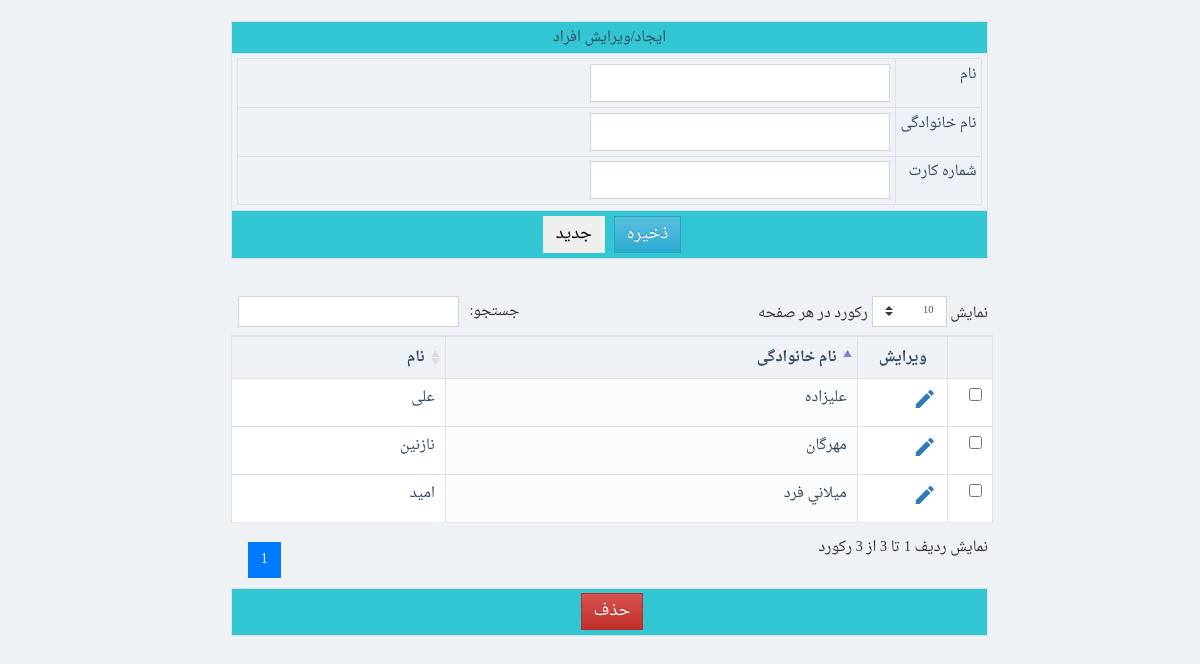
Before: /www/sadaf/Managepersons.php (signed in) with the older database file.
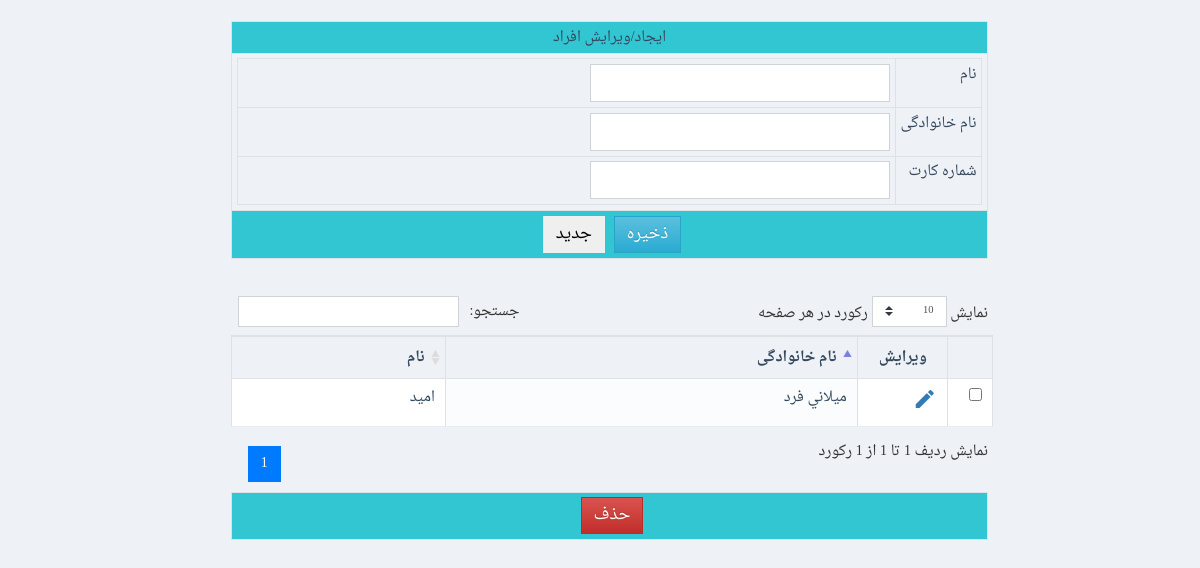
After: the same page with the newer database file.
### tables this page shows
CREATE TABLE `persons` (
  `PersonID` int(11) NOT NULL AUTO_INCREMENT,
  `pfname` varchar(45) DEFAULT NULL,
  `plname` varchar(45) DEFAULT NULL,
  `CardNumber` varchar(45) DEFAULT NULL,
  PRIMARY KEY (`PersonID`)
);

### www/shares/pdodb.class.php (called while the page is built, shortened)
<?php
class pdodb {
  private $dsn;
  private $pdo;
  private $statement;
  static  $pdoinstance = false;
  private function __construct($_host = "", $_user = "", $_pass = "", $_default_db = "",$_driver="",$debug=self::DEBUG_MODE) {
    $this->dsn = "mysql:dbname=$_default_db;host=$_host";
  }
  public static function getInstance($_host = "", $_user = "", $_pass = "", $_default_db = "",$_driver="") {
    if ("" == $_driver)      $_driver = sys_config::$db_server['driver'];
    if ("" == $_host)        $_host = sys_config::$db_server['host'];
    if ("" == $_user)        $_user = sys_config::$db_server['user'];
    if ("" == $_pass)        $_pass = sys_config::$db_server['pass'];
    if ("" == $_default_db)  $_default_db = sys_config::$db_server['database'];
    if (!@pdodb::$pdoinstance[$_host.$_user.$_default_db]) {
      pdodb::$pdoinstance[$_host.$_user.$_default_db] = new pdodb($_host,$_user,$_pass,$_default_db,$_driver);
    }
    return pdodb::$pdoinstance[$_host.$_user.$_default_db];
  }
  private function connect($_driver = "", $_host = "", $_user = "", $_pass = "", $_default_db = "",$debug=self::DEBUG_MODE) {
    try{
      $this->pdo = new pdo($this->dsn , $_user , $_pass, array(PDO::MYSQL_ATTR_INIT_COMMAND =>  "SET NAMES utf8") );
      return $this->pdo;
    }
    catch (PDOException $e) {
      print (self::PDO_CONNECTION_ERROR);
      print ($e->getMessage());
      if ($debug) $this->backtrace();
      exit();
    }
  }
  function Prepare($sqlstr,$debug=self::DEBUG_MODE) {
    $this->statement = $this->pdo->prepare($sqlstr);
   	$error_info = $this->pdo->errorInfo();
    return $this->statement;
  }
  function ExecuteStatement($parameter_array,$fetch_mode=PDO::FETCH_ASSOC,$debug=self::DEBUG_MODE) {
    $this->statement->setFetchMode($fetch_mode);
    $this->statement->execute($parameter_array);
    $error_info = $this->statement->errorInfo();
    return $this->statement;
 }
  function Execute($sqlstr,$fetch_mode=PDO::FETCH_ASSOC,$debug=self::DEBUG_MODE) {
    $trans = array(self::ARABIC_YA => self::PERSIAN_YA , self::ARABIC_KAF => self::PERSIAN_KAF);
    $this->statement = $this->pdo->query(strtr($sqlstr,$trans));
    return $this->statement;
  }
}
?>

### www/sadaf/classes/persons.class.php (called while the page is built, shortened)
<?php
class manage_persons
{
	static function GetList($FromRec, $NumberOfRec, $OrderByFieldName, $OrderType)
	{
		if(strtoupper($OrderType)!="ASC" && strtoupper($OrderType)!="DESC")
			$OrderType = "";
		$mysql = pdodb::getInstance();
		$k=0;
		$ret = array();
		$query = "select persons.PersonID
				,persons.pfname
				,persons.plname
				,persons.CardNumber
				from sadaf.persons  ";
		$query .= " order by ".$OrderByFieldName." ".$OrderType." ";
		$query .= " limit ".$FromRec.",".$NumberOfRec." ";
		$mysql->Prepare($query);
		$res = $mysql->ExecuteStatement(array());
		while($rec=$res->fetch())
		{
			$ret[$k] = new be_persons();
			$ret[$k]->PersonID=$rec["PersonID"];
			$ret[$k]->pfname=$rec["pfname"];
			$ret[$k]->plname=$rec["plname"];
			$ret[$k]->CardNumber=$rec["CardNumber"];
			$k++;
		}
		return $ret;
	}
}
?>

### www/sadaf/Managepersons.php (the view, shortened to what this page needs)
<?php
include("classes/persons.class.php");
HTMLBegin();
?>
<form method="post" id="f1" name="f1" >
<div class="container-fluid">
<div class="row">
<div class="col-2" ></div>
<div class="col-8" >
<br><table class="table table-sm table-stripped table-bordered">
<tr class="HeaderOfTable">
<td align="center">ایجاد/ویرایش افراد</td>
</tr>
<tr>
<td>
<table width="100%" border="0">
<tr>
	<td width="1%" nowrap>
 نام
	</td>
	<td nowrap>
	<input class="form-control sadaf-m-input" type="text" name="Item_pfname" id="Item_pfname" maxlength="45" >
	</td>
</tr>
<tr>
	<td width="1%" nowrap>
 نام خانوادگی
	</td>
	<td nowrap>
	<input class="form-control sadaf-m-input" type="text" name="Item_plname" id="Item_plname" maxlength="45" >
	</td>
</tr>
<tr>
	<td width="1%" nowrap>
 شماره کارت
	</td>
	<td nowrap>
	<input class="form-control sadaf-m-input" type="text" name="Item_CardNumber" id="Item_CardNumber" maxlength="45">
	</td>
</tr>
</table>
</td>
</tr>
<tr class="FooterOfTable">
<td align="center">
<input type="button" class="btn btn-info" onclick="javascript: ValidateForm();" value="ذخیره">
 <input type="button" class="btn " onclick="javascript: document.location='Managepersons.php';" value="جدید">
</td>
</tr>
</table>
</div>
<div class="col-2" ></div>
</div>
</form>
<?php
$res = manage_persons::GetList(0, 1000, "PersonID", "");
?>
<form id="ListForm" name="ListForm" method="post">
<div class="row">
<div class="col-2" ></div>
<div class="col-8" >
<br><table id="PersonList" class="table table-sm table-stripped table-bordered">
<thead>
	<th>&nbsp;</th>
	<th>ویرایش</th>
	<th>نام خانوادگی</th>
	<th>نام</th>
</thead>
<tbody>
<?
for($k=0; $k<count($res); $k++)
{
	echo "<tr>";
	echo "<td>";
	echo "<input type=\"checkbox\" name=\"ch_".$res[$k]->PersonID."\">";
	echo "</td>";
	echo "	<td><a href=\"Managepersons.php?UpdateID=".$res[$k]->PersonID."\"><i class=\"material-icons\" data-toggle=\"tooltip\" data-placement=\"top\" title=\"ویرایش\">edit</i></a></td>";
	echo "	<td>".htmlentities($res[$k]->plname, ENT_QUOTES, 'UTF-8')."</td>";
	echo "	<td>".htmlentities($res[$k]->pfname, ENT_QUOTES, 'UTF-8')."</td>";
	echo "</tr>";
}
?>
</tbody>
</table>
<table class="table table-sm table-bordered">
<tr class="FooterOfTable">
<td colspan="5" align="center">
	<input type="button" class="btn btn-danger" data-toggle="confirmation"
			data-btn-ok-label="بلی"
			data-btn-ok-class="btn-success"
        data-btn-ok-icon-class="material-icons" data-btn-ok-icon-content="check"
        data-btn-cancel-label="خیر" data-btn-cancel-class="btn-danger"
        data-btn-cancel-icon-class="material-icons" data-btn-cancel-icon-content="close"
        data-title="آیا مطمئن هستید؟" data-content=""
		value="حذف">
</td>
</tr>
</table>
</div>
<div class="col-2" ></div>
</div>
</form>
</html>

### www/shares/UI.inc.php (shortened to what this page needs)
<?php
	function HTMLBegin($bgcolor = '#C8DEF0')
	{
		echo "<!doctype html>
		<html lang=\"en\">
		  <head>
			<meta charset=\"utf-8\">
			<meta name=\"viewport\" content=\"width=device-width, initial-scale=1, shrink-to-fit=no\">
			<link rel=\"stylesheet\" href=\"css/bootstrap.css\">
			<link rel=\"stylesheet\" href=\"css/font-awesome.min.css\">
			<link rel=\"stylesheet\" href=\"css/lessonContent.css\">
			<link rel=\"stylesheet\" href=\"css/jquery-ui.css\">
			<link rel=\"stylesheet\" href=\"css/bootstrap-theme.css\" />
			<link href=\"plugins/datatables/datatables.css\" rel=\"stylesheet\" type=\"text/css\" />
			<link href=\"plugins/datatables/plugins/bootstrap/datatables.bootstrap-rtl.css\" rel=\"stylesheet\" type=\"text/css\" />
			<link rel=\"stylesheet\" href=\"css/jquery.Bootstrap-PersianDateTimePicker.css\" />
			<link rel=\"stylesheet\" href=\"css/bootstrap-switch.css\" />
			<link rel=\"stylesheet\" href=\"css/components-rtl.css\" />
			<link rel=\"stylesheet\" href=\"css/plugins-rtl.css\" />
			<link rel=\"stylesheet\" href=\"css/lab.css\" />
			<script src=\"js/jquery-3.3.1.min.js\"></script>
			<script src=\"js/popper.min.js\"></script>
			<script src=\"js/bootstrap.min.js\"></script>
			<script src=\"js/jquery-ui.js\"></script>
			<script src=\"js/jquery.dataTables.min.js\"></script>
			<script src=\"js/dataTables.bootstrap4.min.js\"></script>
			<script src=\"js/bootstrap-confirmation.min.js\"></script>
			<script src=\"js/bootstrap-switch.min.js\"></script>
			<script src=\"js/general-sadaf.js\"></script>
			<title></title>
		  </head>
		<body class='page-content'>";
	}
?>

### www/sadaf/css/plugins-rtl.css (style rules this page uses)
table.dataTable thead th, table.dataTable thead td { padding: 10px 20px; border-bottom: 2px solid #e7ecf1; outline: none !important; }
table.dataTable.no-footer { border-bottom-color: #e7ecf1; }
table.dataTable td.sorting_1, table.dataTable td.sorting_2, table.dataTable td.sorting_3, table.dataTable th.sorting_1, table.dataTable th.sorting_2, table.dataTable th.sorting_3 { background: #fbfcfd !important; }
table.dataTable thead .sorting, table.dataTable thead .sorting_asc, table.dataTable thead .sorting_desc, table.dataTable thead .sorting_asc_disabled, table.dataTable thead .sorting_desc_disabled { cursor: pointer; }
table.dataTable thead .sorting:after, table.dataTable thead .sorting_asc:after, table.dataTable thead .sorting_desc:after, table.dataTable thead .sorting_asc_disabled:after, table.dataTable thead .sorting_desc_disabled:after { display: none; }
table.dataTable thead .sorting { background: url("../images/sort_both.png") no-repeat center right; }
table.dataTable thead .sorting_asc { background: url("../images/sort_asc.png") no-repeat center right; }

### www/sadaf/css/lab.css (style rules this page uses)
* { font-family:DroidNaskh,verdana,tahoma }
.material-icons { font-family: 'Material Icons'; font-weight: normal; font-style: normal; font-size: 24px; line-height: 1; letter-spacing: normal; text-transform: none; display: inline-block; white-space: nowrap; word-wrap: normal; direction: ltr; -moz-font-feature-settings: 'liga'; -moz-osx-font-smoothing: grayscale; }
.HeaderOfTable { background-color: #32c5d2; }
.FooterOfTable { background-color: #32c5d2; }
table { direction: rtl; }
.page-content { background: #eef1f5; margin-right: 0px; margin-left: 19px; margin-top: 0px; margin-bottom: 0px; }
.sadaf-m-input { width: 300px; }

Changed rows visible on the page:
removed persons: plname "مهرگان", pfname "نازنین"
removed persons: plname "علیزاده", pfname "علی"
Other visible differences:
text written by a page script: "نمایش رکورد در هر صفحه جستجو: نمایش ردیف 1 تا 3 از 3 رکورد 1" → "نمایش رکورد در هر صفحه جستجو: نمایش ردیف 1 تا 1 از 1 رکورد 1"
